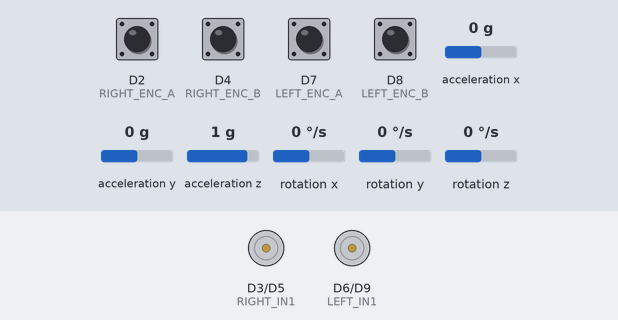
A sketch run on a simulated Arduino Nano 33 BLE. Parts: motor-driver pin pairs drawn as motors (green arrow = first pin HIGH = forward, orange = second pin HIGH = backward, longer = more drive). The test bench sets the inputs (shaded band); at power-on: D4 (RIGHT_ENC_B), D8 (LEFT_ENC_B) HIGH, D2 (RIGHT_ENC_A), D7 (LEFT_ENC_A) LOW, rotation x 0 °/s, acceleration y 0 g, acceleration z 1 g, acceleration x 0 g, rotation y 0 °/s, rotation z 0 °/s. What the sketch prints to the serial monitor is not drawn.

Above: at 1.2 s.
1.3 s: rotation x set to -192 °/s
At 3.53 s:
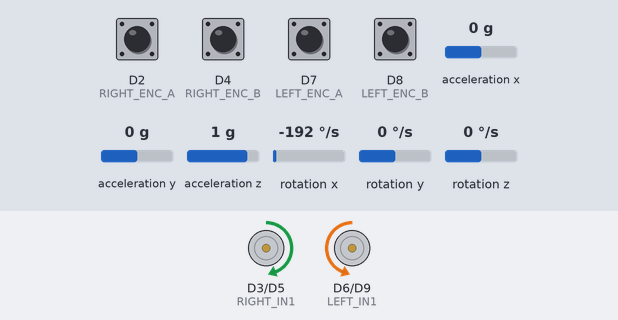
4.3 s: acceleration y set to -1.4 g
At 4.7 s:
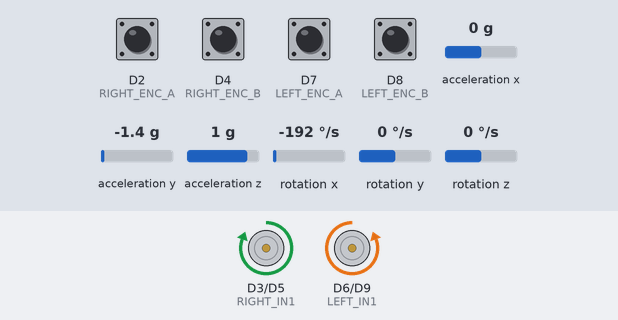
5.8 s: acceleration y set to 0.8 g
At 6.8 s:
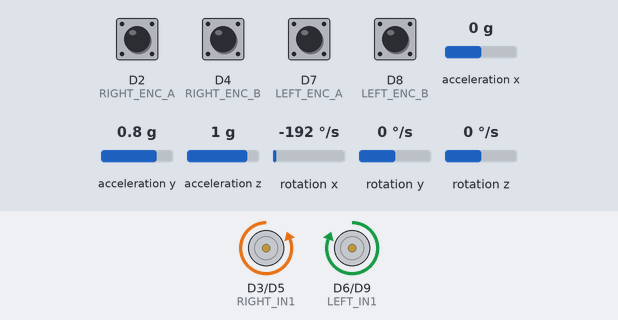
7.3 s: acceleration y set to -0.1 g
At 9.07 s:
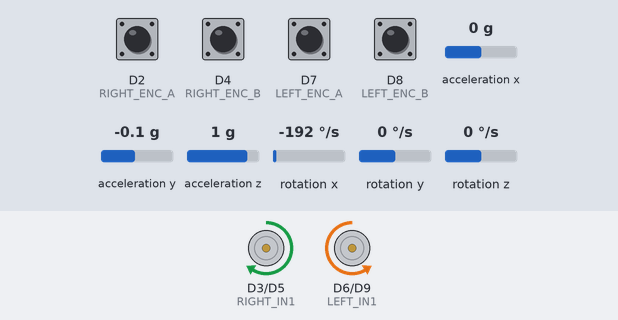
10.3 s: rotation x set to 192 °/s
13.3 s: acceleration z set to 1.4 g
Timing chart, 0 to 17.3 s (numbered marks = the images above; inputs shaded):
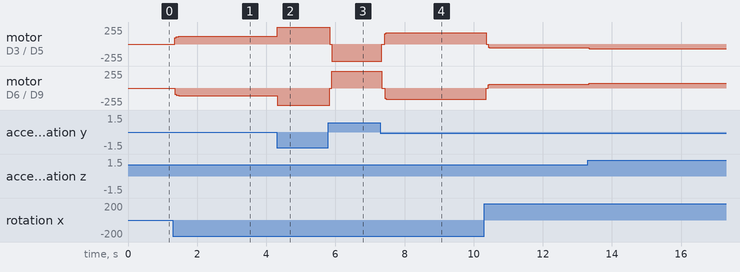

The sketch:

part5.ino
```cpp
#include "Arduino_BMI270_BMM150.h"

// ---------- PIN ASSIGNMENTS ----------
// EDIT to match your wiring
const int LEFT_ENC_A  = 7;
const int LEFT_ENC_B  = 8;
const int RIGHT_ENC_A = 2;
const int RIGHT_ENC_B = 4;

const int LEFT_IN1  = 6;
const int LEFT_IN2  = 9;
const int RIGHT_IN1 = 3;
const int RIGHT_IN2 = 5;

// ---------- DEADBAND (from Part 1a) ----------
const int LEFT_DEADBAND  = 41;   // EDIT with your measured value
const int RIGHT_DEADBAND = 40;   // EDIT with your measured value
const int DEADBAND = min(LEFT_DEADBAND, RIGHT_DEADBAND);

// ---------- CONTROL PARAMETERS ----------
// Kp = PWM units per degree of tilt
const float KP = 10;

// Threshold below which we don't drive the motors (avoid jitter at 0 tilt)
const float TILT_DEADZONE_DEG = 1.0;   // EDIT if needed

// Max PWM (don't change unless you have a reason)
const int MAX_PWM = 255;

// ---------- ENCODER CONSTANTS ----------
const long COUNTS_PER_REV = 1920;

// ---------- ENCODER STATE ----------
volatile long leftCount  = 0;
volatile long rightCount = 0;
long lastLeftCount  = 0;
long lastRightCount = 0;
unsigned long lastRPMTime = 0;
float leftRPM  = 0.0;
float rightRPM = 0.0;


float gyro_weight = 0.95;
float accel_weight = 1.00 - gyro_weight;
float roll_angle = 0.0;
unsigned long previous_time = 0;


// ============================================================
//  ISRs
// ============================================================
void leftA_ISR() {
  if (digitalRead(LEFT_ENC_A) == digitalRead(LEFT_ENC_B)) leftCount--;
  else leftCount++;
}
void leftB_ISR() {
  if (digitalRead(LEFT_ENC_A) == digitalRead(LEFT_ENC_B)) leftCount++;
  else leftCount--;
}
void rightA_ISR() {
  if (digitalRead(RIGHT_ENC_A) == digitalRead(RIGHT_ENC_B)) rightCount--;
  else rightCount++;
}
void rightB_ISR() {
  if (digitalRead(RIGHT_ENC_A) == digitalRead(RIGHT_ENC_B)) rightCount++;
  else rightCount--;
}

// ============================================================
//  MOTOR HELPER (brake-mode PWM)
// ============================================================
void setMotor(int in1Pin, int in2Pin, int speed) {
  // Clamp to valid range
  if (speed >  MAX_PWM) speed =  MAX_PWM;
  if (speed < -MAX_PWM) speed = -MAX_PWM;

  if (speed >= 0) {
    analogWrite(in1Pin, speed);
    analogWrite(in2Pin, 0);
  } else {
    analogWrite(in1Pin, 0);
    analogWrite(in2Pin, -speed);
  }
}

// ============================================================
//  TILT ANGLE FROM ACCELEROMETER and Gyro(Lab 1)
// ============================================================
float readTiltAngle() {
  float ax, ay, az;
  float gx, gy, gz;


  if (IMU.accelerationAvailable()) {
    IMU.readGyroscope(gx, gy, gz);
    IMU.readAcceleration(ax, ay, az);

    unsigned long current_time = millis();
    float dt = (current_time - previous_time) / 1000.0; // seconds
    previous_time = current_time;

    float accel_roll = atan2(ay, az) * 180.0 / PI;
    float gyro_roll = roll_angle + gx * dt;

    roll_angle  = gyro_weight * gyro_roll + accel_weight * accel_roll;


  }

    return roll_angle;
}

// ============================================================
//  RPM CALCULATION (non-blocking - updated every ~200 ms)
// ============================================================
void updateRPM() {
  unsigned long now = millis();
  unsigned long elapsed = now - lastRPMTime;

  if (elapsed >= 200) {   // update every 200 ms
    noInterrupts();
    long curLeft  = leftCount;
    long curRight = rightCount;
    interrupts();

    float dt = elapsed / 1000.0;
    leftRPM  = ((curLeft  - lastLeftCount)  / dt) * 60.0 / COUNTS_PER_REV;
    rightRPM = ((curRight - lastRightCount) / dt) * 60.0 / COUNTS_PER_REV;

    lastLeftCount  = curLeft;
    lastRightCount = curRight;
    lastRPMTime    = now;
  }
}

// ============================================================
//  SETUP
// ============================================================
void setup() {
  Serial.begin(115200);
  while (!Serial) { ; }

  // Initialize IMU
  if (!IMU.begin()) {
    Serial.println("ERROR: Failed to initialize IMU!");
    while (1);   // halt
  }
  Serial.print("Accelerometer sample rate: ");
  Serial.print(IMU.accelerationSampleRate());
  Serial.println(" Hz");

  // Encoder pins
  pinMode(LEFT_ENC_A,  INPUT);
  pinMode(LEFT_ENC_B,  INPUT);
  pinMode(RIGHT_ENC_A, INPUT);
  pinMode(RIGHT_ENC_B, INPUT);

  // Motor pins
  pinMode(LEFT_IN1,  OUTPUT);
  pinMode(LEFT_IN2,  OUTPUT);
  pinMode(RIGHT_IN1, OUTPUT);
  pinMode(RIGHT_IN2, OUTPUT);
  setMotor(LEFT_IN1,  LEFT_IN2,  0);
  setMotor(RIGHT_IN1, RIGHT_IN2, 0);

  // Encoder interrupts
  attachInterrupt(digitalPinToInterrupt(LEFT_ENC_A),  leftA_ISR,  CHANGE);
  attachInterrupt(digitalPinToInterrupt(LEFT_ENC_B),  leftB_ISR,  CHANGE);
  attachInterrupt(digitalPinToInterrupt(RIGHT_ENC_A), rightA_ISR, CHANGE);
  attachInterrupt(digitalPinToInterrupt(RIGHT_ENC_B), rightB_ISR, CHANGE);

  lastRPMTime = millis();

  Serial.println("=== Part 5: Proportional Tilt Control ===");
  Serial.print("Deadband: "); Serial.println(DEADBAND);
  Serial.print("Kp: ");       Serial.println(KP);
  Serial.println("Tilt the robot to drive motors. Tilt = 0 -> stopped.");
  Serial.println();
}

// ============================================================
//  MAIN LOOP
// ============================================================
void loop() {
  // 1. Read tilt
  float tilt = readTiltAngle();

  // 2. Compute proportional command
  float command = KP * tilt;   // raw signed PWM-equivalent

  // 3. Apply deadband compensation and dead zone
  int pwm = 0;
  if (abs(tilt) > TILT_DEADZONE_DEG) {
    // Magnitude: deadband + proportional part
    int mag = DEADBAND + abs((int)command);
    if (mag > MAX_PWM) mag = MAX_PWM;
    pwm = (command >= 0) ? -mag : mag;
  }

  // 4. Drive both motors in the same direction
  setMotor(LEFT_IN1,  LEFT_IN2,  -pwm);
  setMotor(RIGHT_IN1, RIGHT_IN2, pwm);

  // 5. Update RPM measurements
  updateRPM();

  // 6. Print status (every loop, ~50 ms cycle)
  Serial.print("Tilt: ");    Serial.print(tilt, 1);
  Serial.print(" deg");
  Serial.print("   PWM: ");  Serial.print(pwm);
  Serial.print("   L RPM: "); Serial.print(leftRPM, 1);
  Serial.print("   R RPM: "); Serial.println(rightRPM, 1);

}
```

Measured:
- after the input at 5.8 s, motor on D3 (RIGHT_IN1) / D5 (RIGHT_IN2): forward 255/255 → backward 255/255 at once; motor on D6 (LEFT_IN1) / D9 (LEFT_IN2): backward 255/255 → forward 255/255 at once
